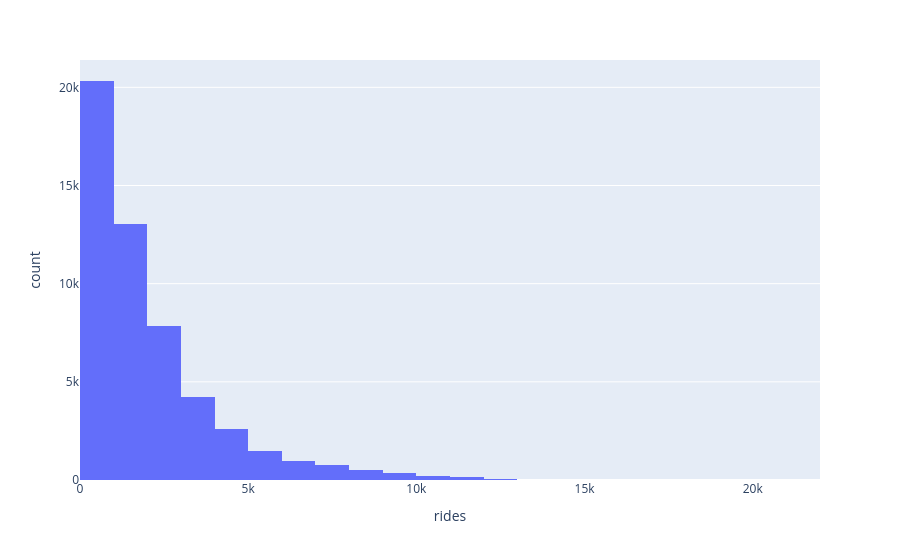

Notebook cell for this chart:
### Code cell
# Graph the distribution of ridership by year

# One year after COVID-19
fig_2024 = px.histogram(
    cta_df[cta_df['year'] == 2024],
    x="rides",
    nbins=30
)

fig_2024.show()

### Figure 1 — Plotly figure (JSON) as saved in the notebook; plotly's stock layout.template omitted (floating-point values rounded to 4 significant figures; data arrays with more than 128 entries replaced by an {"elided": "..."} marker saying what was removed)
{"data": [{"bingroup": "x", "hovertemplate": "rides=%{x}<br>count=%{y}<extra></extra>", "legendgroup": "", "marker": {"color": "#636efa", "pattern": {"shape": ""}}, "name": "", "nbinsx": 30, "orientation": "v", "showlegend": false, "type": "histogram", "x": {"elided": "52522 int values"}, "xaxis": "x", "yaxis": "y"}], "layout": {"barmode": "relative", "legend": {"tracegroupgap": 0}, "margin": {"t": 60}, "xaxis": {"anchor": "y", "domain": [0, 1], "title": {"text": "rides"}}, "yaxis": {"anchor": "x", "domain": [0, 1], "title": {"text": "count"}}}}
